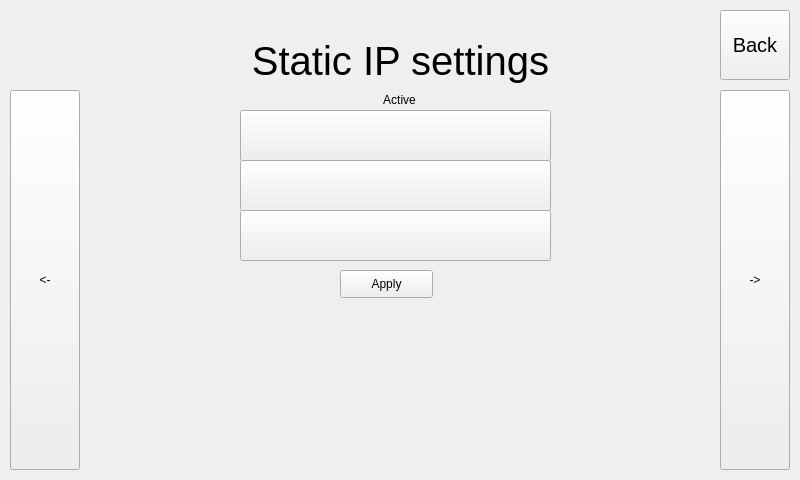
<?xml version="1.0" encoding="UTF-8"?>
<ui version="4.0">
 <class>StaticIPForm</class>
 <widget class="QWidget" name="StaticIPForm">
  <property name="geometry">
   <rect>
    <x>0</x>
    <y>0</y>
    <width>800</width>
    <height>480</height>
   </rect>
  </property>
  <property name="windowTitle">
   <string>Form</string>
  </property>
  <widget class="QPushButton" name="applyButton">
   <property name="geometry">
    <rect>
     <x>340</x>
     <y>270</y>
     <width>93</width>
     <height>28</height>
    </rect>
   </property>
   <property name="text">
    <string>Apply</string>
   </property>
  </widget>
  <widget class="QLabel" name="staticIP">
   <property name="geometry">
    <rect>
     <x>150</x>
     <y>120</y>
     <width>481</width>
     <height>41</height>
    </rect>
   </property>
   <property name="font">
    <font>
     <family>Calibri</family>
     <pointsize>15</pointsize>
    </font>
   </property>
   <property name="text">
    <string>Static IP: 172.0.0.1</string>
   </property>
   <property name="alignment">
    <set>Qt::AlignCenter</set>
   </property>
  </widget>
  <widget class="QLabel" name="Gateway">
   <property name="geometry">
    <rect>
     <x>150</x>
     <y>170</y>
     <width>481</width>
     <height>41</height>
    </rect>
   </property>
   <property name="font">
    <font>
     <pointsize>15</pointsize>
    </font>
   </property>
   <property name="text">
    <string>Gateway: 172.0.0.1</string>
   </property>
   <property name="alignment">
    <set>Qt::AlignCenter</set>
   </property>
  </widget>
  <widget class="QPushButton" name="IPMask">
   <property name="geometry">
    <rect>
     <x>240</x>
     <y>110</y>
     <width>311</width>
     <height>51</height>
    </rect>
   </property>
   <property name="text">
    <string/>
   </property>
  </widget>
  <widget class="QLabel" name="activatedLabel">
   <property name="geometry">
    <rect>
     <x>164</x>
     <y>90</y>
     <width>471</width>
     <height>20</height>
    </rect>
   </property>
   <property name="text">
    <string>Active</string>
   </property>
   <property name="alignment">
    <set>Qt::AlignCenter</set>
   </property>
  </widget>
  <widget class="QLabel" name="Name">
   <property name="geometry">
    <rect>
     <x>160</x>
     <y>30</y>
     <width>481</width>
     <height>61</height>
    </rect>
   </property>
   <property name="font">
    <font>
     <pointsize>30</pointsize>
    </font>
   </property>
   <property name="text">
    <string>Static IP settings</string>
   </property>
   <property name="alignment">
    <set>Qt::AlignCenter</set>
   </property>
  </widget>
  <widget class="QPushButton" name="GatewayMask">
   <property name="geometry">
    <rect>
     <x>240</x>
     <y>160</y>
     <width>311</width>
     <height>51</height>
    </rect>
   </property>
   <property name="text">
    <string/>
   </property>
  </widget>
  <widget class="QLabel" name="Subnet">
   <property name="geometry">
    <rect>
     <x>150</x>
     <y>220</y>
     <width>481</width>
     <height>41</height>
    </rect>
   </property>
   <property name="font">
    <font>
     <pointsize>15</pointsize>
    </font>
   </property>
   <property name="text">
    <string>Subnet mask: 172.0.0.1</string>
   </property>
   <property name="alignment">
    <set>Qt::AlignCenter</set>
   </property>
  </widget>
  <widget class="QPushButton" name="SubnetMask">
   <property name="geometry">
    <rect>
     <x>240</x>
     <y>210</y>
     <width>311</width>
     <height>51</height>
    </rect>
   </property>
   <property name="text">
    <string/>
   </property>
  </widget>
  <widget class="QPushButton" name="closeButton">
   <property name="geometry">
    <rect>
     <x>720</x>
     <y>10</y>
     <width>70</width>
     <height>70</height>
    </rect>
   </property>
   <property name="font">
    <font>
     <pointsize>15</pointsize>
    </font>
   </property>
   <property name="text">
    <string>Back</string>
   </property>
  </widget>
  <widget class="QPushButton" name="moveLeftButton">
   <property name="geometry">
    <rect>
     <x>10</x>
     <y>90</y>
     <width>70</width>
     <height>380</height>
    </rect>
   </property>
   <property name="text">
    <string>&lt;-</string>
   </property>
  </widget>
  <widget class="QPushButton" name="moveRightButton">
   <property name="geometry">
    <rect>
     <x>720</x>
     <y>90</y>
     <width>70</width>
     <height>380</height>
    </rect>
   </property>
   <property name="text">
    <string>-&gt;</string>
   </property>
  </widget>
 </widget>
 <resources/>
 <connections/>
</ui>
